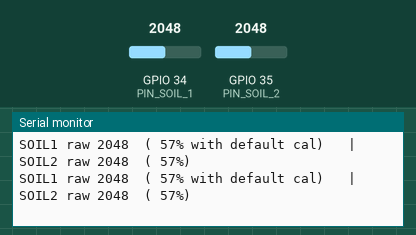
Recording of a sketch running on a simulated ESP32. Parts: the last lines printed to the serial monitor. The test bench sets the inputs (shaded band); at power-on: GPIO 34 (PIN_SOIL_1) = 2048, GPIO 35 (PIN_SOIL_2) = 2048.

Above: at 1.8 s.
1.9 s: GPIO 34 (PIN_SOIL_1) set to 2961
At 3.2 s:
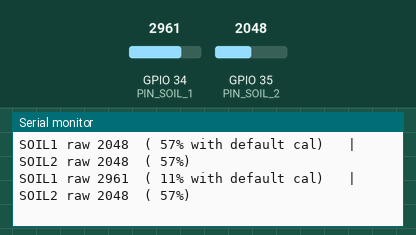
3.4 s: GPIO 34 (PIN_SOIL_1) set to 3038
At 4.7 s:
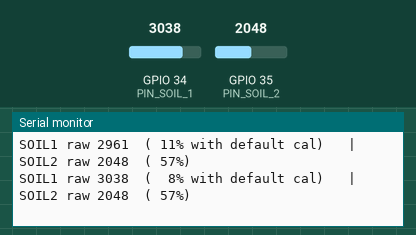
6.4 s: GPIO 35 (PIN_SOIL_2) set to 2970
At 7.7 s:
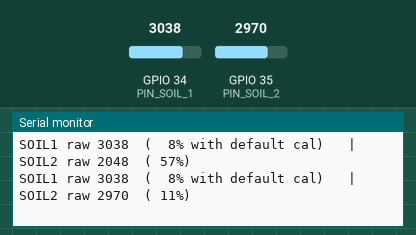
7.9 s: GPIO 35 (PIN_SOIL_2) set to 3044
At 8.5 s:
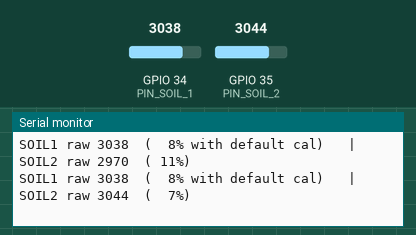

The sketch:

soil-cal.ino
```cpp
/* ============================================================================
 * SOIL SENSOR CALIBRATION — reads the raw ADC so you can fill in config.h
 *
 * Wiring (no soldering needed — these sensors ship with connectors):
 *   SOIL 1   VCC -> 3V3      GND -> GND      AOUT -> D34
 *   SOIL 2   VCC -> 3V3      GND -> GND      AOUT -> D35
 *
 * NEVER power these from VIN (5V). 3V3 only.
 *
 * HOW TO CALIBRATE
 *   1. Hold the sensor in open air, completely dry -> note the DRY number
 *   2. Stand it in a glass of water up to (not past) the white line
 *      -> note the WET number
 *   3. Put those two numbers into config.h as SOILn_ADC_DRY / SOILn_ADC_WET
 *
 * Capacitive sensors read HIGH when dry and LOW when wet — if yours goes the
 * other way it is a resistive sensor and the wrong type for this build.
 *
 * Board: ESP32 Dev Module · Serial Monitor 115200
 * ========================================================================== */

#define PIN_SOIL_1 34
#define PIN_SOIL_2 35

int readAvg(int pin) {
  long acc = 0;
  for (int i = 0; i < 16; i++) { acc += analogRead(pin); delay(2); }
  return acc / 16;
}

/* same maths the firmware uses, so the % you see here is the % it will use */
int soilPercent(int raw, int dry, int wet) {
  long pct = 100L * (dry - raw) / (dry - wet);
  return constrain((int)pct, 0, 100);
}

void setup() {
  Serial.begin(115200);
  delay(600);
  analogSetAttenuation(ADC_11db);        // full 0-3.3V range, as in firmware
  Serial.println();
  Serial.println(F("=================================================="));
  Serial.println(F(" SOIL CALIBRATION   D34 = soil 1   D35 = soil 2"));
  Serial.println(F(" dry in air -> note the number. in water -> note it."));
  Serial.println(F("=================================================="));
}

void loop() {
  int r1 = readAvg(PIN_SOIL_1);
  int r2 = readAvg(PIN_SOIL_2);

  /* percentages against the current config.h defaults, for reference only */
  int p1 = soilPercent(r1, 3200, 1200);
  int p2 = soilPercent(r2, 3200, 1200);

  Serial.printf("SOIL1 raw %4d  (%3d%% with default cal)   |   "
                "SOIL2 raw %4d  (%3d%%)\n", r1, p1, r2, p2);

  if (r1 > 4090 && r2 > 4090)
    Serial.println(F("   both pegged at max -> nothing connected to D34/D35 yet"));
  if (r1 < 30 && r2 < 30)
    Serial.println(F("   both near zero -> check VCC on 3V3 and GND"));

  delay(1000);
}
```

Measured:
- the behaviour switches between 3000 and 3001 on GPIO 34 (PIN_SOIL_1) (found by bisection; images 1 and 2)
- the behaviour switches between 3000 and 3001 on GPIO 35 (PIN_SOIL_2) (found by bisection; images 3 and 4)
- after the input at 1.9 s, the serial monitor: prints a new line after 0.92 s (image 1)
- after the input at 3.4 s, the serial monitor: prints a new line after 0.48 s (image 2)
- after the input at 6.4 s, the serial monitor: prints a new line after 0.69 s (image 3)
- after the input at 7.9 s, the serial monitor: prints a new line after 0.26 s (image 4)
